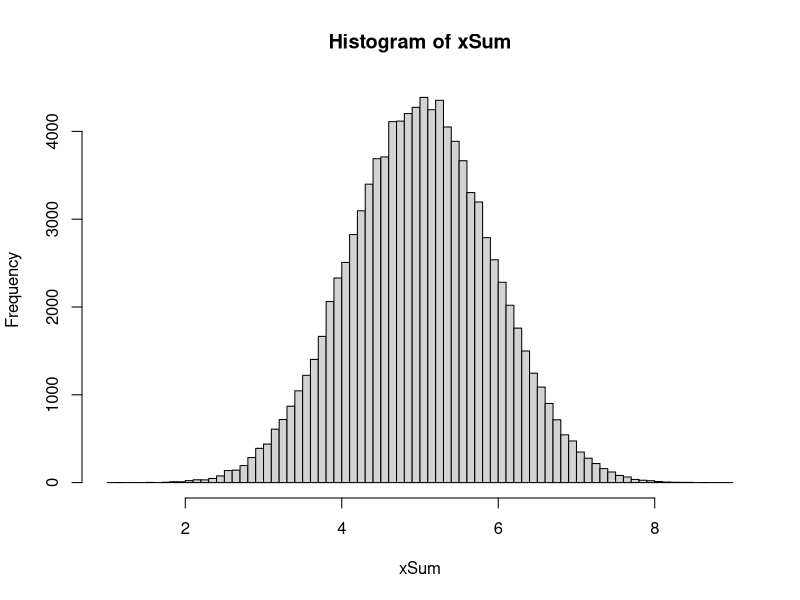
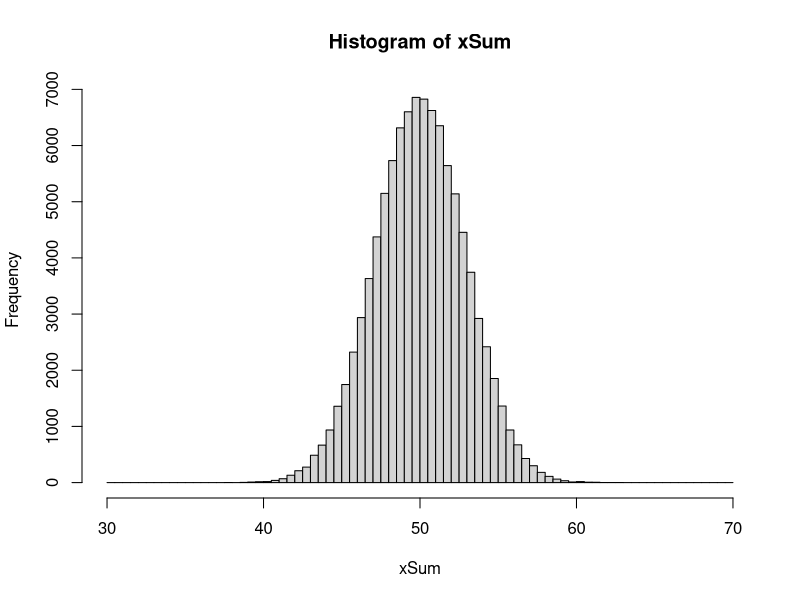

Here is the R script that generated these plots, in order:
# Generate 10 numbers from the RNG
runif(10)

# Find the sum of 10 random numbers
sum(runif(10))

# Repeatedly find the sum of 10 random numbers,
# N times
N <- 100000
xSum <- replicate(N, sum(runif(10)))
hist(xSum, breaks = seq(1, 9, 0.1))

# Repeatedly find the sum of 10 random numbers,
# N times
N <- 100000
xSum <- replicate(N, sum(runif(100)))
hist(xSum, breaks = seq(30, 70, 0.5))

